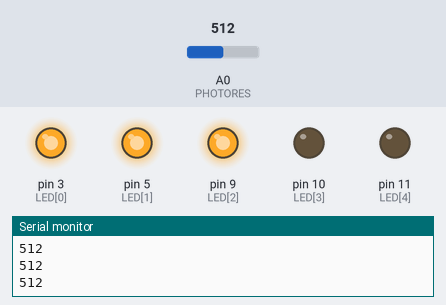
Simulated run of this sketch. Board: Arduino Uno, built with avr-gcc and run on an emulated ATmega328P. On the bench: output pins drawn as LEDs (lit = HIGH), the last lines printed to the serial monitor. Inputs (shaded band) come from the test bench; at power-on: A0 (PHOTORES) = 512.

Above: at 1.2 s.
1.3 s: A0 (PHOTORES) set to 495
At 2.0 s:
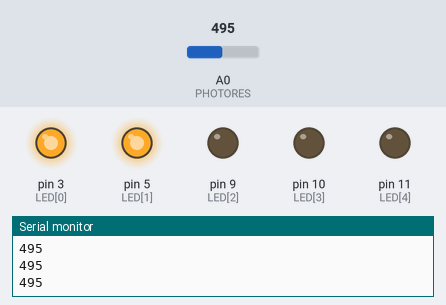
2.8 s: A0 (PHOTORES) set to 810
At 3.6 s:
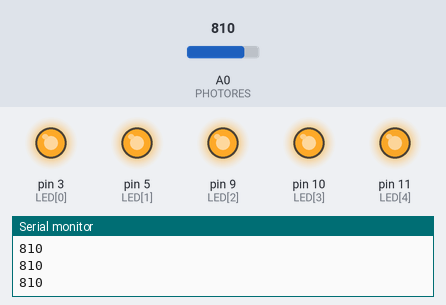
4.3 s: A0 (PHOTORES) set to 789
At 5.5 s:
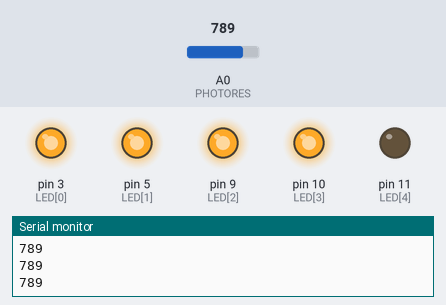
5.8 s: A0 (PHOTORES) set to 755
At 7.0 s:
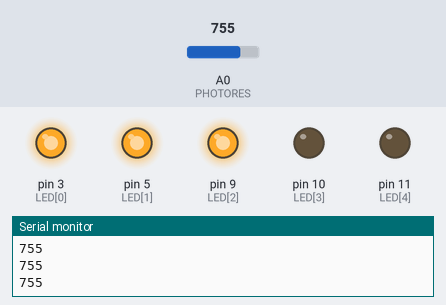
7.3 s: A0 (PHOTORES) set to 148
At 7.7 s:
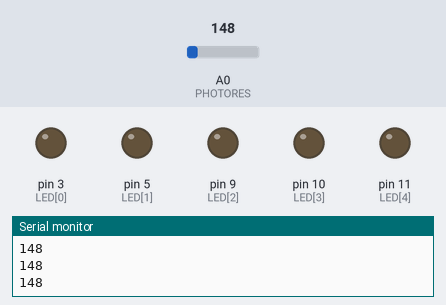
8.8 s: A0 (PHOTORES) set to 168
At 9.8 s:
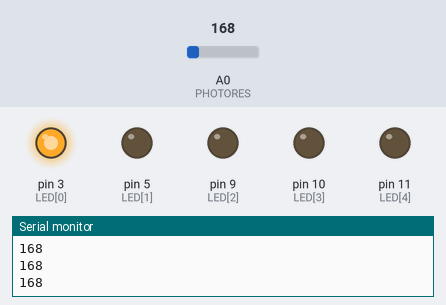
Timing chart, 0 to 11.3 s (numbered marks = the images above; inputs shaded):
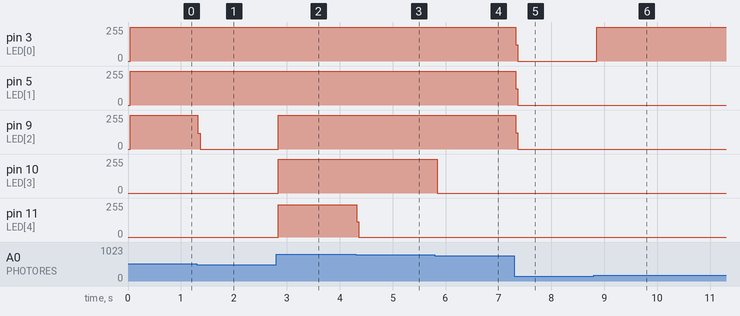

The sketch:

TASK7.ino
```cpp
int LED[5] = { 3, 5, 9, 10, 11 };
int const PHOTORES = A0;
int const MAX = 800;
int const MIN = 158;

void setup() {
  for (int i = 0; i < 5; i++) {
    pinMode(LED[i], OUTPUT);
  }
  pinMode(PHOTORES, INPUT);
  Serial.begin(9600);
}

void loop() {
  Serial.println(analogRead(PHOTORES));
  int A = map(analogRead(PHOTORES), 0, 1023, 1, 5);

  if (analogRead(PHOTORES) >= MIN) {
    for (int i = 0; i < 5; i++) {
      digitalWrite(LED[i], 0);
    }

    for (int i = 0; i < A; i++) {
      digitalWrite(LED[i], 1);
    }
  }

  if (analogRead(PHOTORES) < MIN) {
    for (int i = 0; i < 5; i++) {
      digitalWrite(LED[i], 0);
    }
  }

  if (analogRead(PHOTORES) > MAX) {
      for (int i = 0; i < 5; i++) {
        digitalWrite(LED[i], 1);
    }
  }
}
```

Measured:
- the behaviour switches between 512 and 511 on A0 (PHOTORES) (found by bisection; images 0 and 1)
- the behaviour switches between 801 and 800 on A0 (PHOTORES) (found by bisection; images 2 and 3)
- the behaviour switches between 768 and 767 on A0 (PHOTORES) (found by bisection; images 3 and 4)
- after the input at 1.3 s, pin 9 (LED[2]): 252/255 → 0/255 at once
- after the input at 2.8 s, pin 9 (LED[2]), pin 10 (LED[3]): 0/255 → 254/255 at once; pin 11 (LED[4]): 0/255 → 243/255 at once
- after the input at 4.3 s, pin 11 (LED[4]): 243/255 → 0/255 at once
- after the input at 5.8 s, pin 10 (LED[3]): 254/255 → 0/255 at once
- after the input at 7.3 s, pin 3 (LED[0]), pin 5 (LED[1]): 252/255 → 0/255 at once; pin 9 (LED[2]): 254/255 → 0/255 at once
- after the input at 8.8 s, pin 3 (LED[0]): 0/255 → 254/255 after 0.05 s
